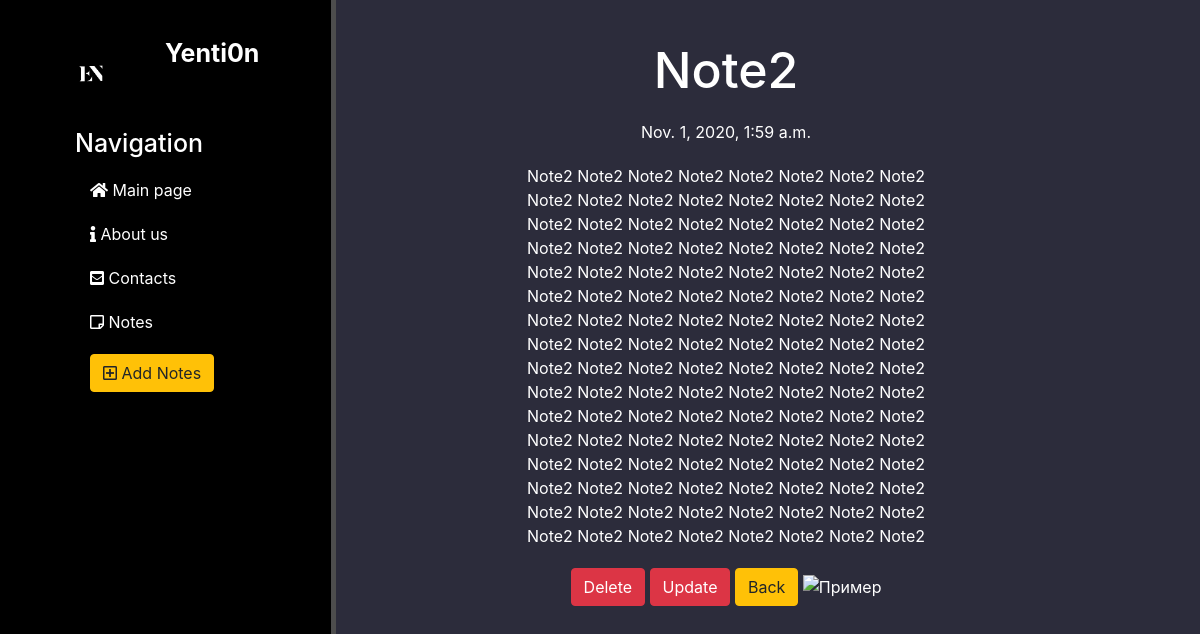
The page /notes/2 on the database its author committed.
### notes/models.py (models this page shows, shortened)
class Artiles(models.Model):
    title = models.CharField('name', max_length=50, default= 'N/A Note')
    intro = models.CharField('intro', max_length= 250)
    description = models.TextField('full')
    date = models.DateTimeField('date')
    cover = models.ImageField(upload_to='images/')
    class Meta:
        verbose_name = 'Note'
        verbose_name_plural = 'Notes'

### notes/views.py (the view)
# urls.py: path('<int:pk>', views.NotesDetailView.as_view(), name='notes_detail'),
class NotesDetailView(DetailView):
    model = Artiles
    template_name = 'notes/detail_view.html'
    context_obj_name = 'artiles'  # the name of the key on which the key is passed inside

### notes/templates/notes/detail_view.html (shortened to what this page needs)
{% extends 'main/layout.html' %}
{% block content %}
    <div class="features">
        <h1> {{ artiles.title }}</h1>
        <p>{{ artiles.date }}</p>
        <p>{{ artiles.description }}</p>
        <a href="{% url 'notes_delete' artiles.id %}" class="btn btn-danger">Delete</a>
        <a href="{% url 'notes_update' artiles.id %}" class="btn btn-danger">Update</a>
        <a href="{% url 'notes_home' %}" class="btn btn-warning">Back</a>
        <img src="{{ artiles.cover.url }}" alt="Пример" width="150" height="90">
    </div>
{% endblock %}

### main/static/main/css/main.css (style rules this page uses)
body { background: #2c2c3b; }
main .features { float: left; color: #fff; margin-top: 40px; text-align: center; width: 65%; }
main .features h1 { font-size: 50px; }
main .features p { max-width: 400px; margin: 20px auto; }

### rows shown on the page
Artiles: title "Note2", date "Nov. 1, 2020, 1:59 a.m.", description "Note2 Note2 Note2 Note2 Note2 Note2 Note2 Note2 Note2 Note2 Note2 Note2 Note2 Note2 Note2 Note2 Note2 Note2 Note2 Note2 Note2 Note2 Note2 Note2 Note2 Note2 Note2 Note2 Note2 Note2 Note2 Note2 Note2 Note2 Note2 Note2 Note2 Note2 Note2 Note2 Note2 Note2 Note2 Note2 Note2 Note2 Note2 Note2 Note2 Note2 Note2 Note2 Note2 Note2 Note2 Note2 Note2 Note2 Note2 Note2 Note2 Note2 Note2 Note2 Note2 Note2 Note2 Note2 Note2 Note2 Note2 Note2 Note2 Note2 Note2 Note2 Note2 Note2 Note2 Note2 Note2 Note2 Note2 Note2 Note2 Note2 Note2 Note2 Note2 Note2 Note2 Note2 Note2 Note2 Note2 Note2 Note2 Note2 Note2 Note2 Note2 Note2 Note2 Note2 Note2 Note2 Note2 Note2 Note2 Note2 Note2 Note2 Note2 Note2 Note2 Note2…"
